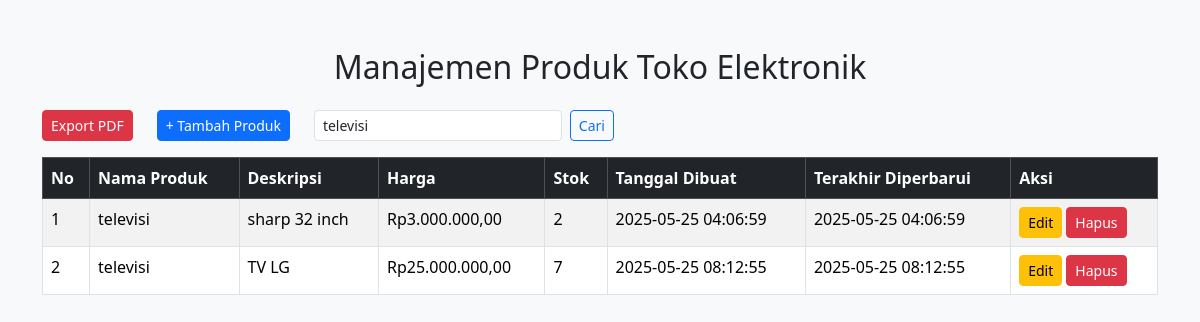
Page /index.php?cari=televisi on the committed database.
### tables this page shows
CREATE TABLE `produk` (
  `id` int(11) NOT NULL,
  `nama_produk` varchar(100) DEFAULT NULL,
  `deskripsi` text DEFAULT NULL,
  `harga` double DEFAULT NULL,
  `stok` int(11) DEFAULT NULL,
  `tanggal_dibuat` timestamp NOT NULL DEFAULT current_timestamp(),
  `tanggal_diperbarui` timestamp NOT NULL DEFAULT current_timestamp() ON UPDATE current_timestamp()
);

### produk.php (called while the page is built, shortened)
<?php
require_once 'Database.php';
class Produk {
    private $conn;
    public function __construct() {
        $database = new Database();
        $this->conn = $database->getConnection();
    }
    public function getAll($cari = null) {
        $query = "SELECT * FROM produk";
        if ($cari) {
            $cari = $this->conn->real_escape_string($cari);
            $query .= " WHERE nama_produk LIKE '%$cari%' OR deskripsi LIKE '%$cari%'";
        }
        $query .= " ORDER BY id ASC";
        return $this->conn->query($query);
    }
}
?>

### database.php (called while the page is built, shortened)
<?php
class Database {
    private $host = "localhost";
    private $user = "root";
    private $pass = "";
    private $dbname = "toko_elektronik";
    public $conn;
    public function __construct() {
        $this->conn = new mysqli($this->host, $this->user, $this->pass, $this->dbname);
    }
    public function getConnection() {
        return $this->conn;
    }
}
?>

### index.php (the view, shortened to what this page needs)
<?php
require_once 'Produk.php';
$produk = new Produk();
$cari = $_GET['cari'] ?? null;
$data = $produk->getAll($cari);
?>
<!DOCTYPE html>
<html lang="id">
<head>
    <link href="https://cdn.jsdelivr.net/npm/bootstrap@5.3.3/dist/css/bootstrap.min.css" rel="stylesheet">
</head>
<body class="bg-light">
<div class="container mt-5">
    <h2 class="text-center mb-4">Manajemen Produk Toko Elektronik</h2>
    <div class="row mb-3">
        <div class="col-auto">
            <a href="export_pdf.php" class="btn btn-danger btn-sm">Export PDF</a>
        </div>
        <div class="col-auto">
            <a href="tambah.php" class="btn btn-primary btn-sm">+ Tambah Produk</a>
        </div>
        <div class="col">
            <form method="GET" class="d-flex" role="search" style="max-width: 300px;">
                <input class="form-control form-control-sm me-2" type="search" name="cari" placeholder="Cari produk..." value="<?= htmlspecialchars($cari ?? '') ?>">
                <button class="btn btn-outline-primary btn-sm" type="submit">Cari</button>
            </form>
        </div>
    </div>
    <table class="table table-bordered table-striped">
        <thead class="table-dark">
<tr>
    <th>No</th><th>Nama Produk</th><th>Deskripsi</th><th>Harga</th><th>Stok</th><th>Tanggal Dibuat</th><th>Terakhir Diperbarui</th><th>Aksi</th>
</tr>
        </thead>
        <tbody>
        <?php
        $no = 1;
        while ($row = $data->fetch_assoc()):
        ?>
            <tr>
                <td><?= $no++ ?></td>
                <td><?= htmlspecialchars($row['nama_produk']) ?></td>
                <td><?= htmlspecialchars($row['deskripsi']) ?></td>
                <td>Rp<?= number_format($row['harga'], 2, ',', '.') ?></td>
                <td><?= $row['stok'] ?></td>
                <td><?= $row['tanggal_dibuat'] ?></td>
                <td><?= $row['tanggal_diperbarui'] ?></td>
                <td>
                    <a href="edit.php?id=<?= $row['id'] ?>" class="btn btn-warning btn-sm">Edit</a>
                    <a href="hapus.php?id=<?= $row['id'] ?>" class="btn btn-danger btn-sm" onclick="return confirm('Yakin ingin menghapus produk ini?')">Hapus</a>
                </td>
            </tr>
        <?php endwhile; ?>
        </tbody>
    </table>
</div>
</body>
</html>

### rows in the picture
produk: nama_produk "televisi", deskripsi "sharp 32 inch", harga "3.000.000,00", stok "2", tanggal_dibuat "2025-05-25 04:06:59", tanggal_diperbarui "2025-05-25 04:06:59"
produk: nama_produk "televisi", deskripsi "TV LG", harga "25.000.000,00", stok "7", tanggal_dibuat "2025-05-25 08:12:55", tanggal_diperbarui "2025-05-25 08:12:55"
